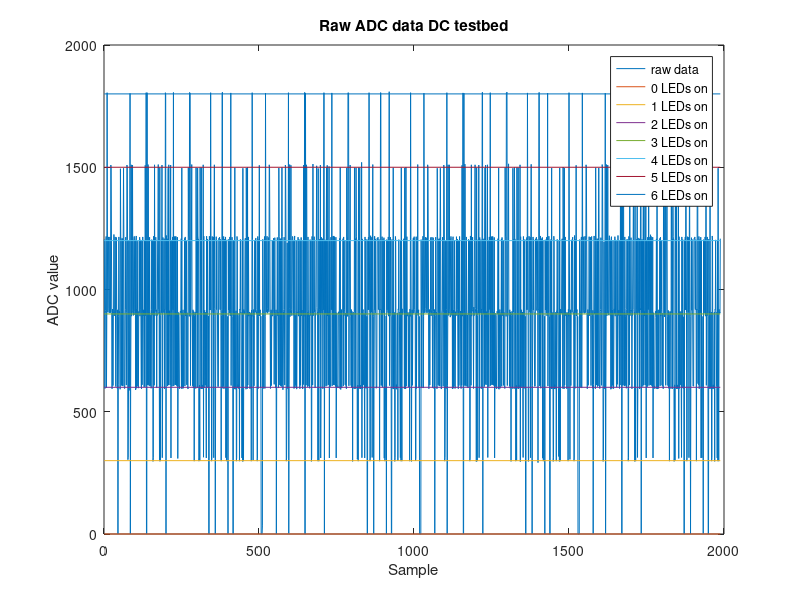
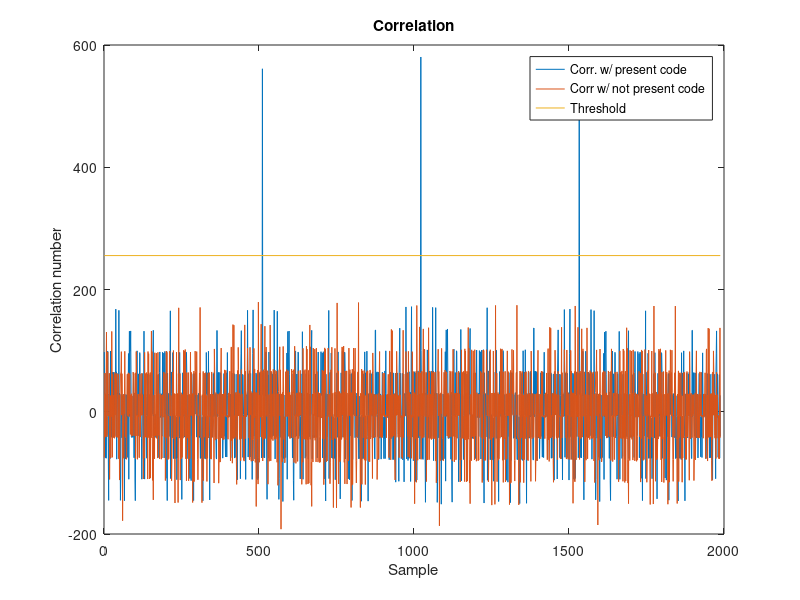
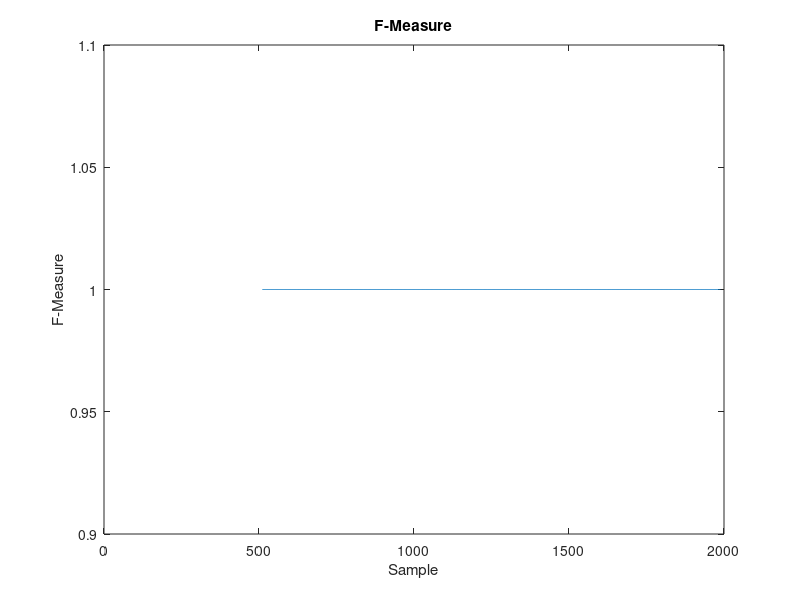

Recreate these plots in MATLAB, in order.
load dc-testbed-raw-and-corr-n=9-N=6;
%load dc-testbed-raw-and-corr-n=7-N=6;

L = 511;

close all;

start_idx = 1; %400
end_idx = length(corr); % 1200


plot(raw(start_idx : end_idx))
title('Raw ADC data DC testbed');
xlabel('Sample');
ylabel('ADC value');

hold on;

for idx = 0:6
   plot([1 end_idx - start_idx + 1],[300*idx 300*idx]); 
end;

legend('raw data','0 LEDs on', '1 LEDs on', '2 LEDs on', '3 LEDs on', '4 LEDs on', '5 LEDs on', '6 LEDs on');
hold off;


figure;

plot(corr(start_idx : end_idx));
title('Correlation');
xlabel('Sample');
ylabel('Correlation number');

hold on;

plot(corr_not_included_code(start_idx : end_idx));

plot([1 min(end_idx - start_idx + 1, length(corr))],[L/2 L/2]); 

legend('Corr. w/ present code', 'Corr w/ not present code', 'Threshold');
hold off;


idx_first_tp = 511;%95;
tp = 0;
fp = 0;
tn = 0;
fn = 0;

f = zeros(1, length(corr));



for idx=1:length(corr)
   if (mod(idx - idx_first_tp, L) == 0)
        %tp = 0;
        %fp = 0;
        %tn = 0;
        %fn = 0;

       if corr(idx) > L/2
           tp = tp + 1;
       else
           fn = fn + 1;
       end;
   else
       if corr(idx) > L/2
           fp = fp + 1;
       else
           tn = tn + 1;
       end;
   end;
   
   precision = tp / (tp + fp);
   recall = tp / (tp + fn);
   
   if (precision == 0 && recall == 0)
       f(idx) = 1;
   else
       f(idx) =  2 * precision * recall / (precision + recall);
   end;
       
    
end;

precision = tp / (tp + fp);
recall = tp / (tp + fn);

figure;
plot(f);
title('F-Measure')
xlabel('Sample');
ylabel('F-Measure');







